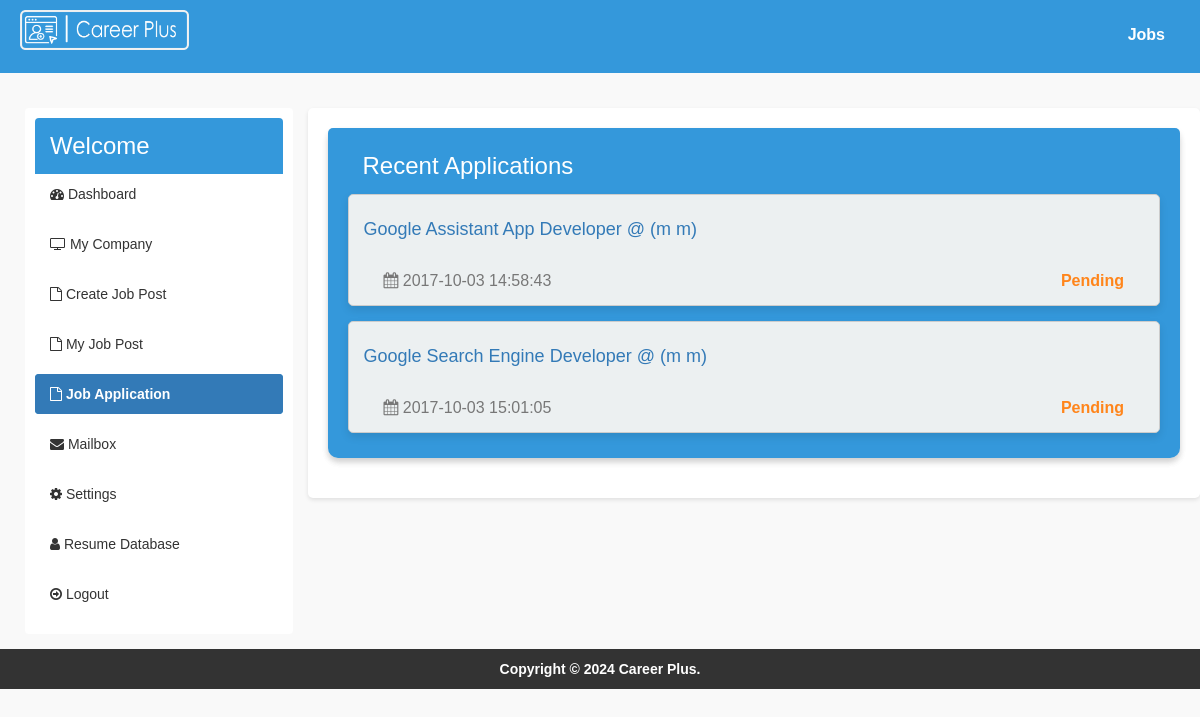
The app's page /company/job-applications.php (signed in) with its own data.
### tables this page shows
CREATE TABLE `apply_job_post` (
  `id_apply` int(11) NOT NULL,
  `id_jobpost` int(11) NOT NULL,
  `id_company` int(11) NOT NULL,
  `id_user` int(11) NOT NULL,
  `status` int(11) NOT NULL DEFAULT '0'
);

CREATE TABLE `job_post` (
  `id_jobpost` int(11) NOT NULL,
  `id_company` int(11) NOT NULL,
  `jobtitle` varchar(255) NOT NULL,
  `description` text NOT NULL,
  `minimumsalary` varchar(255) NOT NULL,
  `maximumsalary` varchar(255) NOT NULL,
  `experience` varchar(255) NOT NULL,
  `qualification` varchar(255) NOT NULL,
  `createdat` timestamp NOT NULL DEFAULT CURRENT_TIMESTAMP
);

CREATE TABLE `users` (
  `id_user` int(11) NOT NULL,
  `firstname` varchar(255) NOT NULL,
  `lastname` varchar(255) NOT NULL,
  `email` varchar(255) NOT NULL,
  `password` varchar(255) NOT NULL,
  `address` text,
  `city` varchar(255) DEFAULT NULL,
  `state` varchar(255) DEFAULT NULL,
  `contactno` varchar(255) DEFAULT NULL,
  `qualification` varchar(255) DEFAULT NULL,
  `stream` varchar(255) DEFAULT NULL,
  `passingyear` varchar(255) DEFAULT NULL,
  `dob` varchar(255) DEFAULT NULL,
  `age` varchar(255) DEFAULT NULL,
  `designation` varchar(255) DEFAULT NULL,
  `resume` varchar(255) DEFAULT NULL,
  `hash` varchar(255) DEFAULT NULL,
  `active` int(11) NOT NULL DEFAULT '1',
  `aboutme` text NOT NULL,
  `skills` text
);

### company/job-applications.php (the view, shortened to what this page needs)
<?php
require_once("../db.php");
?>
<!DOCTYPE html>
<html>
<head>
  <link rel="stylesheet" href="https://cdnjs.cloudflare.com/ajax/libs/ionicons/2.0.1/css/ionicons.min.css">
  <link rel="stylesheet" href="https://cdnjs.cloudflare.com/ajax/libs/twitter-bootstrap/3.3.7/css/bootstrap.min.css">
  <link rel="stylesheet" href="https://cdnjs.cloudflare.com/ajax/libs/font-awesome/4.7.0/css/font-awesome.min.css">
  <link rel="stylesheet" href="../css/style.css">
</head>
<body>
  <div class="wrapper">
  <header class="main-header">
      <a href="index.php" class="logo">
        <img class="header-logo" src="../img/career plus.png" alt="career plus logo" >
      </a>
      <nav class="navbar navbar-static-top">
      <div class="navbar-custom-menu">
        <ul class="nav navbar-nav">
          <li>
            <a href="../jobs.php">Jobs</a>
          </li>
        </ul>
      </div>
    </nav>
    </header>
    <div class="content-wrapper">
      <div class="row">
          <div class="col-md-3">
            <div class="box-nav ">
              <div class="box-header with-border">
                <h3 class="box-title">Welcome <b><?php echo $_SESSION['name']; ?></b></h3>
              </div>
              <div class="box-body no-padding">
                <ul class="nav nav-pills nav-stacked">
                  <li ><a href="index.php"><i class="fa fa-dashboard"></i> Dashboard</a></li>
                  <li><a href="edit-company.php"><i class="fa fa-tv"></i> My Company</a></li>
                  <li><a href="create-job-post.php"><i class="fa fa-file-o"></i> Create Job Post</a></li>
                  <li><a href="my-job-post.php"><i class="fa fa-file-o"></i> My Job Post</a></li>
                  <li class="active"><a href="job-applications.php"><i class="fa fa-file-o"></i> Job Application</a></li>
                  <li><a href="mailbox.php"><i class="fa fa-envelope"></i> Mailbox</a></li>
                  <li><a href="settings.php"><i class="fa fa-gear"></i> Settings</a></li>
                  <li><a href="resume-database.php"><i class="fa fa-user"></i> Resume Database</a></li>
                  <li><a href="../logout.php"><i class="fa fa-arrow-circle-o-right"></i> Logout</a></li>
                </ul>
              </div>
            </div>
          </div>
          <div class="col-md-9 bg-white padding-2">
            <div class="box box-content">
              <div class="box box-primary">
                <div class="box-header with-border">
                  <h2>Recent Applications</h2>
                </div>
                    <?php
                    $sql = "SELECT * FROM job_post
                    INNER JOIN apply_job_post
                    ON job_post.id_jobpost=apply_job_post.id_jobpost
                    INNER JOIN users ON users.id_user=apply_job_post.id_user
                    WHERE apply_job_post.id_company='$_SESSION[id_company]'";
                          $result = $conn->query($sql);
                          if($result->num_rows > 0) {
                            while($row = $result->fetch_assoc())
                            {
                    ?>
                    <div class="card mb-3">
                    <h5 class="card-title"><a href="user-application.php?id=<?php echo $row['id_user']; ?>&id_jobpost=<?php echo $row['id_jobpost']; ?>">
                          <?php
                            echo $row['jobtitle'].' @ ('.$row['firstname'].' '.$row['lastname'].')';
                          ?>
                          </a>
                        </h5>
                    <div class="attachment-text padding-2">
                      <div class="pull-left"><i class="fa fa-calendar"></i> <?php echo $row['createdat']; ?></div>
                      <?php
                      if($row['status'] == 0) {
                        echo '<div class="pull-right"><strong class="text-orange">Pending</strong></div>';
                      } else if ($row['status'] == 1) {
                        echo '<div class="pull-right"><strong class="text-red">Rejected</strong></div>';
                      } else if ($row['status'] == 2) {
                        echo '<div class="pull-right"><strong class="text-green">Under Review</strong></div> ';
                      }
                      ?>
                    </div>
                    </div>
                    <?php
                      }
                    }
                    ?>
              </div>
            </div>
          </div>
        </div>
  </div>
  <footer class="main-footer" style="margin-left: 0px;">
    <div class="text-center">
      <strong>Copyright &copy; 2024 <a href="#">Career Plus</a>.</strong>
    </div>
  </footer>
</div>
</body>
</html>

### css/style.css (style rules this page uses)
body { --color-primary: #3498db; --color-primary-dark: #2980b9; --color-primary-light: #ecf0f1; --color-error: #e74c3c; --color-success: #2ecc71; --color-success-dark: #27ae60; --border-radius: 4px; --box-shadow: 0px 0px 0px dimgray; font-family: Arial, Helvetica, sans-serif; background-color: #f9f9f9; margin: 0; padding: 0; transition: background-color 0.3s ease; }
.wrapper { margin: 0 auto; }
.main-header { background-color: var(--color-primary); padding: 10px 0; color: #fff; text-align: center; transition: background-color 0.3s ease, color 0.3s ease; }
.main-header .navbar { margin: 0; padding: 0; }
.header-logo { height: 40px; width: auto; float: left; margin-left: 20px; }
.navbar { margin-top: 20px; }
.navbar ul { list-style-type: none; padding: 0; margin: 0; }
.navbar ul li a { color: #fff; text-decoration: none; font-size: 16px; }
.box-nav { border-radius: var(--border-radius); background-color: #fff; box-shadow: var(--box-shadow); padding: 10px; }
.navbar-nav { list-style-type: none; margin: 0; padding: 0; float: right; }
.navbar-nav li { display: inline-block; margin-right: 20px; }
.navbar-nav li a { color: white; text-decoration: none; font-weight: bold; border-bottom: 2px solid transparent; transition: border-color 0.3s; }
.active { border-radius: var(--border-radius); box-shadow: var(--box-shadow); cursor: pointer; color: white; background-color: var(--color-primary); }
.content-wrapper { padding: 15px; margin-left: 10px; }
.padding-2 { padding: 20px; }
.box { border-radius: 10px; background: #f9f9f9; ; margin-bottom: 20px; width: 100%; box-shadow: 0 4px 6px rgba(0, 0, 0, 0.1); transition: box-shadow 0.3s, transform 0.3s; }
.box-primary { background-color: var(--color-primary); color: #fff; padding: 10px 20px; border-top-left-radius: 5px; border-top-right-radius: 5px; }
.box-header { background-color: var(--color-primary); color: #fff; padding: 15px; border-top-left-radius: 4px; border-top-right-radius: 4px; display: flex; justify-content: space-between; align-items: center; }
.box-header.with-border h2 { margin: 0; font-size: 24px; display: inline-block; }
.box-title { margin: 0; font-size: 24px; }
.box-body { padding: 20px }
.attachment-text { font-size: 16px; color: #777; }
.pull-left { float: left; }
.pull-right { float: right; }
.no-padding { padding: 0px; }
.nav-pills li { margin-bottom: 10px; }
.nav-pills li a { color: #333; transition: color 0.3s ease; }
.nav-pills li.active a { font-weight: bold; }
.bg-white { background-color: #fff; padding: 20px; border-radius: 5px; box-shadow: 0 2px 4px rgba(0, 0, 0, 0.1); }
.nav-pills li a:before { content: ""; position: absolute; top: 50%; left: 50%; width: 0; height: 0; background-color: rgba(255, 255, 255, 0.2); border-radius: 50%; z-index: 0; transition: width 0.3s, height 0.3s, top 0.3s, left 0.3s; transform: translate(-50%, -50%); }
.row { padding-top: 20px; }
.main-footer { background-color: #333; color: #fff; padding: 10px 0; text-align: center; margin-bottom: 0px; }
.main-footer a { color: #fff; transition: color 0.3s ease; }
.text-orange { color: #ff851b !important }
.card { border: 1px solid #ccc; border-radius: 5px; margin-bottom: 15px; box-shadow: 0 4px 8px rgba(0, 0, 0, 0.1); animation: fadeInUp 0.5s ease; padding: 15px; background-color: var(--color-primary-light); }
.card-title { margin-bottom: 10px; font-size: 18px; }

### records on screen
apply_job_post: id_jobpost.jobtitle "Google Assistant App Developer", id_user.firstname "m", id_user.lastname "m", id_jobpost.createdat "2017-10-03 14:58:43", status "Pending"
apply_job_post: id_jobpost.jobtitle "Google Search Engine Developer", id_user.firstname "m", id_user.lastname "m", id_jobpost.createdat "2017-10-03 15:01:05", status "Pending"
